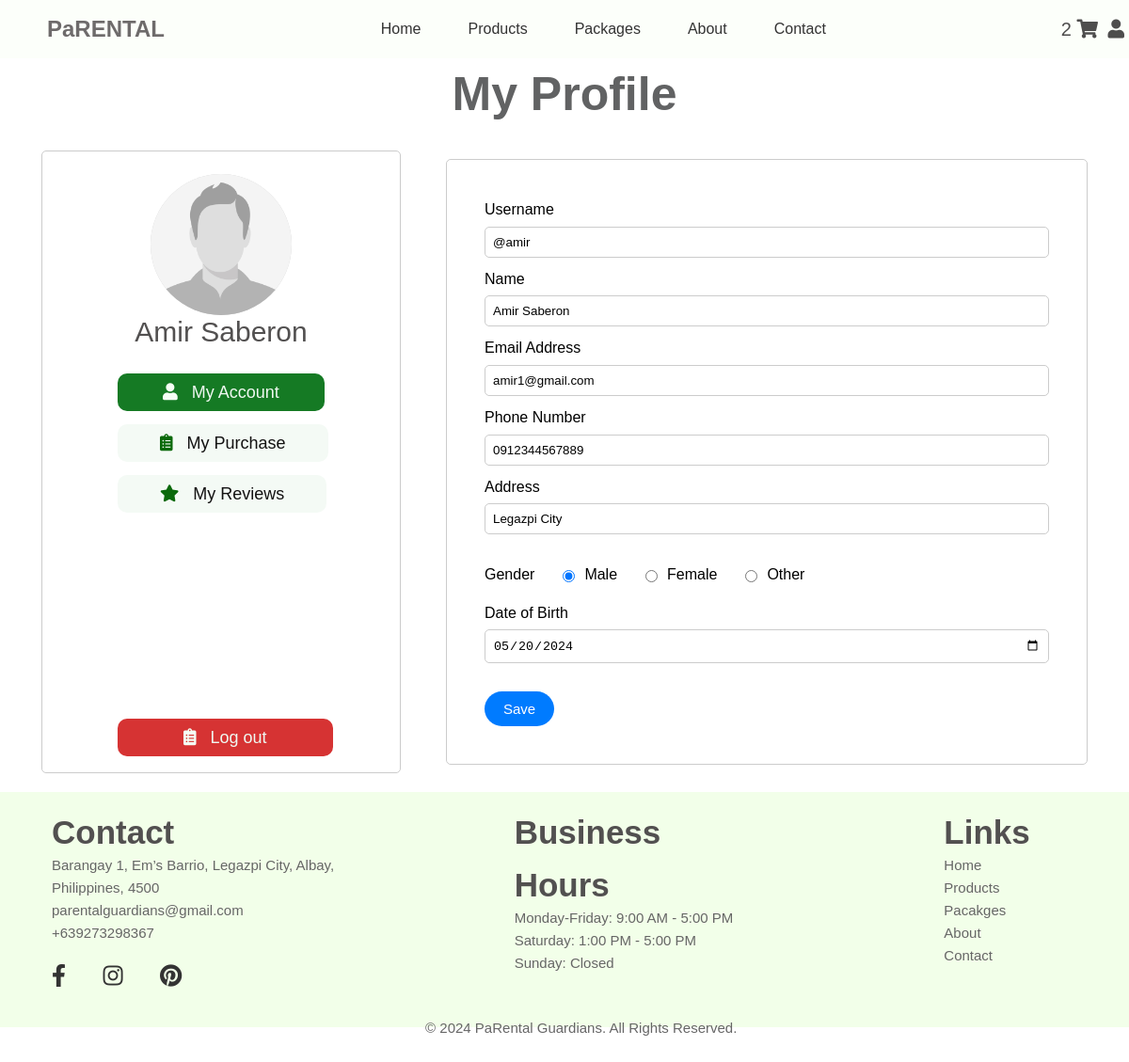
Screenshot of /login/user_profile.php (signed in) with the database file from the repository.
### tables this page shows
CREATE TABLE `users` (
  `id` int(11) NOT NULL,
  `full_name` varchar(100) DEFAULT NULL,
  `phone_number` varchar(20) DEFAULT NULL,
  `address` varchar(255) DEFAULT NULL,
  `email` varchar(100) DEFAULT NULL,
  `password` varchar(250) DEFAULT NULL,
  `image` varchar(100) DEFAULT 'profile.jpg',
  `username` varchar(100) DEFAULT NULL,
  `gender` varchar(50) DEFAULT NULL,
  `birthday` date DEFAULT NULL,
  `password_salt` varchar(255) NOT NULL
);

### login/user_profile.php (the view, shortened to what this page needs)
<?php
include "../components/db_connect.php";
if (isset($_SESSION['id'])) {
  $userId = $_SESSION['id'];
  $query = "SELECT * FROM users WHERE id = $userId";
  $result = mysqli_query($conn, $query);
  if ($result && mysqli_num_rows($result) > 0) {
      $row = mysqli_fetch_assoc($result);
      $fullName = $row['full_name'];
      $phone = $row['phone_number'];
      $email = $row['email'];
      $picture = $row['image'];
      $username = $row['username'];
      $address = $row['address'];
      $birthday = $row['birthday'];
      $gender = $row['gender'];
  }
?>
<!DOCTYPE html>
<html lang="en">
  <head>
    <link rel="stylesheet" href="../css/profile.css" />
    <link rel="stylesheet" href="https://cdnjs.cloudflare.com/ajax/libs/font-awesome/5.15.4/css/all.min.css" />
  </head>
  <body>
  <?php require '../components/header1.php'; ?>
    <main>
      <div class="banner">
        <h2>My Profile</h2>
      </div>
      <form method="POST" action="<?php echo $_SERVER['PHP_SELF']; ?>">
      <div class="container">
        <div class="userprofile">
          <div class="avatar">
            <label for="avatar-upload">
              <img src="../images/users/<?php echo $picture; ?>" alt="Avatar" id="avatar-image" />
            </label>
          </div>
          <br><br><br><br><br>
          <label class="avatarname"><?php echo $fullName; ?></label>
          <br>
          <a class="accountbutton" href="user_profile.php"><i class="fas fa-solid fa-user"></i> My Account</a><br><br>
          <a class="purchasebutton" href="purchase.php"><i class="fas fa-solid fas fa-clipboard-list"></i> My Purchase</a><br><br>
           <a class="purchasebutton" href="reviews.php"><i class="fas fa-regular fa-star"></i> My Reviews</a><br><br><br><br><br><br><br><br><br><br>
          <a class="logoutbutton" href="../index.php"><i class="fas fa-solid fas fa-clipboard-list"></i> Log out</a>
        </div>
          <div class="contact-form">
            <div class="input-group">
              <label for="username" class="bold-label">Username</label>
              <input type="text" id="username" name="username" value="<?php echo $username; ?>" required>
            </div>
            <div class="input-group">
              <label for="name" class="bold-label">Name</label>
              <input type="text" id="name" name="name" value="<?php echo $fullName; ?>" required>
            </div>
            <div class="input-group">
              <label for="email" class="bold-label">Email Address</label>
              <input type="email" id="email" name="email" value="<?php echo $email; ?>" required>
            </div>
            <div class="input-group">
              <label for="phone" class="bold-label">Phone Number</label>
              <input type="tel" id="phone" name="phone" value="<?php echo $phone; ?>" required>
            </div>
            <div class="input-group">
              <label for="address" class="bold-label">Address</label>
              <input type="text" id="address" name="address" value="<?php echo $address; ?>" required>
            </div>
            <div class="input-group">
              <div class="radio-container">
                <label for="gender" class="bold-label">Gender</label>
                <label><input type="radio" name="gender" value="Male" <?php echo ($gender == 'Male') ? 'checked' : ''; ?>> Male</label>
                <label><input type="radio" name="gender" value="Female" <?php echo ($gender == 'Female') ? 'checked' : ''; ?>> Female</label>
                <label><input type="radio" name="gender" value="Other" <?php echo ($gender == 'Other') ? 'checked' : ''; ?>> Other</label>
              </div>
            </div>
            <div class="input-group">
              <label for="birthday" class="bold-label">Date of Birth</label>
              <input type="date" id="birthday" name="birthday" value="<?php echo $birthday; ?>" required>
            </div>
            <div class="button-group" style="grid-column: span 2;">
              <button class="submit" type="submit">Save</button>
            </div>
          </div>
        </form>
    </main>
    <?php require '../components/footer.php'; ?>
  </body>
</html>
<?php
} else {
  header("Location: ../login/signin.php?error=You need to login first");
  exit();
}
?>

### css/profile.css (style rules this page uses)
body { margin: 0; padding: 0; border: 0; }
body { font-family: Arial, sans-serif; line-height: 1.6; }
a { text-decoration: none; color: #333; }
img { width: 100%; height: auto; }
.container { display: flex; max-width: 100%; padding: 20px; }
main { padding-top: 30px; }
.banner { background-color: #ffffff; padding: 20px; border-radius: 5px; }
.banner h2 { color: rgb(97, 98, 99); font-size: 50px; text-align: center; margin-top: 10px; margin-bottom: -20px; }
.contact-form { grid-gap: 20px; width: 600px; margin: auto; padding: 40px; border: 1px solid #ccc; border-radius: 5px; }
.userprofile { width: 300px; height: 580px; margin: auto; padding: 40px; border: 1px solid #ccc; border-radius: 5px; position: relative; }
.avatar { display: flex; width: 150px; height: 150px; border-radius: 50%; background-color: #d1d1d1; overflow: hidden; position: absolute; top: 15%; left: 50%; transform: translate(-50%, -50%); z-index: 1; }
.avatar img { width: 100%; height: 100%; object-fit: cover; }
.avatarname { display: flex; font-size: 30px; top: 50%; text-align: center; justify-content: center; color: #525050; }
.purchasebutton { font-size: 18px; color: #131212; cursor: pointer; background-color: #f4faf5; padding: 10px 45px; border-radius: 10px; margin-left: 40px; gap: 20px; }
.purchasebutton i { margin-right: 10px; color: rgb(11, 105, 11); }
.accountbutton { font-size: 18px; color: #eff8f1; cursor: pointer; background-color: #157a24; padding: 10px 48px; border-radius: 10px; margin-left: 40px; gap: 20px; }
.accountbutton i { margin-right: 10px; color: rgb(245, 255, 245); }
.logoutbutton { font-size: 18px; color: #eff8f1; cursor: pointer; background-color: #d63333; padding: 10px 70px; border-radius: 10px; margin-left: 40px; gap: 20px; }
.logoutbutton i { margin-right: 10px; color: rgb(245, 255, 245); }
.input-group { margin-bottom: 10px; }
.input-group label { display: block; margin-bottom: 5px; font-weight: 500; }
.input-group input, .input-group textarea { width: 100%; padding: 8px; border: 1px solid #ccc; border-radius: 5px; box-sizing: border-box; }
.button-group { grid-column: span 2; text-align: left; }
.button-group button { padding: 10px 20px; margin-right: 10px; border: none; border-radius: 20px; color: #fff; font-size: 15px; cursor: pointer; }
.submit { background-color: #007bff; margin-top: 20px; }
.radio-container { display: flex; flex-direction: row; }
.radio-container input[type="radio"] { margin-right: 10px; margin-left: 30px; }
.radio-container label { display: flex; align-items: left; margin-top: 20px; }

### rows the page displays
users: image (placeholder picture), full_name "Amir Saberon", username "@amir", name "Amir Saberon", email "amir1@gmail.com", phone "0912344567889", address "Legazpi City", gender "☑ Male", gender "☐ Female", gender "☐ Other", birthday "05/20/2024"

### other values shown
$cart_count "2"
